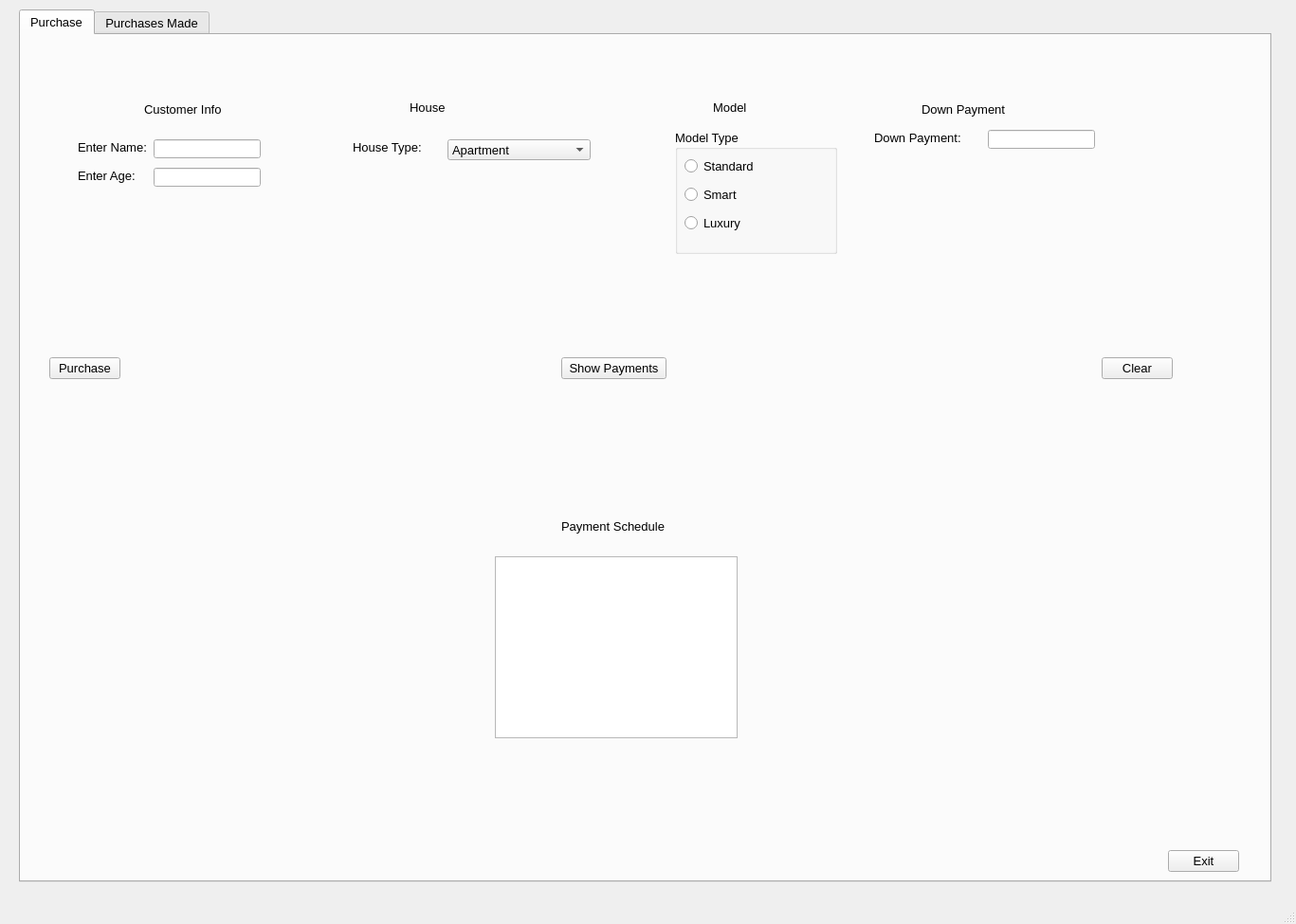
<?xml version="1.0" encoding="UTF-8"?>
<ui version="4.0">
 <class>homePurchaseApplication</class>
 <widget class="QMainWindow" name="homePurchaseApplication">
  <property name="geometry">
   <rect>
    <x>0</x>
    <y>0</y>
    <width>1367</width>
    <height>975</height>
   </rect>
  </property>
  <property name="font">
   <font>
    <family>Arial</family>
    <pointsize>10</pointsize>
   </font>
  </property>
  <property name="windowTitle">
   <string>Home Purchase</string>
  </property>
  <widget class="QWidget" name="centralwidget">
   <widget class="QTabWidget" name="tbHomePurchaseApplication">
    <property name="geometry">
     <rect>
      <x>20</x>
      <y>10</y>
      <width>1321</width>
      <height>921</height>
     </rect>
    </property>
    <property name="currentIndex">
     <number>0</number>
    </property>
    <widget class="QWidget" name="tbPurchase">
     <attribute name="title">
      <string>Purchase</string>
     </attribute>
     <widget class="QLabel" name="lblCustomerName">
      <property name="geometry">
       <rect>
        <x>60</x>
        <y>110</y>
        <width>91</width>
        <height>16</height>
       </rect>
      </property>
      <property name="text">
       <string>Enter Name:</string>
      </property>
     </widget>
     <widget class="QLineEdit" name="txtCustomerName">
      <property name="geometry">
       <rect>
        <x>140</x>
        <y>110</y>
        <width>113</width>
        <height>20</height>
       </rect>
      </property>
     </widget>
     <widget class="QLabel" name="lblCustomerAge">
      <property name="geometry">
       <rect>
        <x>60</x>
        <y>140</y>
        <width>71</width>
        <height>16</height>
       </rect>
      </property>
      <property name="text">
       <string>Enter Age:</string>
      </property>
     </widget>
     <widget class="QLabel" name="lblCustomerInfo">
      <property name="geometry">
       <rect>
        <x>130</x>
        <y>70</y>
        <width>91</width>
        <height>16</height>
       </rect>
      </property>
      <property name="text">
       <string>Customer Info</string>
      </property>
     </widget>
     <widget class="QLineEdit" name="txtCustomerAge">
      <property name="geometry">
       <rect>
        <x>140</x>
        <y>140</y>
        <width>113</width>
        <height>20</height>
       </rect>
      </property>
     </widget>
     <widget class="QLabel" name="lblHouse">
      <property name="geometry">
       <rect>
        <x>410</x>
        <y>70</y>
        <width>47</width>
        <height>13</height>
       </rect>
      </property>
      <property name="text">
       <string>House</string>
      </property>
     </widget>
     <widget class="QComboBox" name="cmbHouseType">
      <property name="geometry">
       <rect>
        <x>450</x>
        <y>110</y>
        <width>151</width>
        <height>22</height>
       </rect>
      </property>
      <item>
       <property name="text">
        <string>Apartment</string>
       </property>
      </item>
      <item>
       <property name="text">
        <string>TownHouse</string>
       </property>
      </item>
      <item>
       <property name="text">
        <string>Single-Family Home</string>
       </property>
      </item>
      <item>
       <property name="text">
        <string>Luxury Villa</string>
       </property>
      </item>
     </widget>
     <widget class="QLabel" name="lblHouseType">
      <property name="geometry">
       <rect>
        <x>350</x>
        <y>110</y>
        <width>81</width>
        <height>16</height>
       </rect>
      </property>
      <property name="text">
       <string>House Type:</string>
      </property>
     </widget>
     <widget class="QLabel" name="lblModel">
      <property name="geometry">
       <rect>
        <x>730</x>
        <y>70</y>
        <width>47</width>
        <height>13</height>
       </rect>
      </property>
      <property name="text">
       <string>Model</string>
      </property>
     </widget>
     <widget class="QGroupBox" name="grpModelType">
      <property name="geometry">
       <rect>
        <x>690</x>
        <y>100</y>
        <width>171</width>
        <height>131</height>
       </rect>
      </property>
      <property name="title">
       <string>Model Type</string>
      </property>
      <widget class="QRadioButton" name="rdbStandard">
       <property name="geometry">
        <rect>
         <x>10</x>
         <y>30</y>
         <width>82</width>
         <height>17</height>
        </rect>
       </property>
       <property name="text">
        <string>Standard</string>
       </property>
      </widget>
      <widget class="QRadioButton" name="rdbSmart">
       <property name="geometry">
        <rect>
         <x>10</x>
         <y>60</y>
         <width>82</width>
         <height>17</height>
        </rect>
       </property>
       <property name="text">
        <string>Smart</string>
       </property>
      </widget>
      <widget class="QRadioButton" name="rdbLuxury">
       <property name="geometry">
        <rect>
         <x>10</x>
         <y>90</y>
         <width>82</width>
         <height>17</height>
        </rect>
       </property>
       <property name="text">
        <string>Luxury</string>
       </property>
      </widget>
     </widget>
     <widget class="QLabel" name="lblDownPaymentHeader">
      <property name="geometry">
       <rect>
        <x>950</x>
        <y>70</y>
        <width>101</width>
        <height>16</height>
       </rect>
      </property>
      <property name="text">
       <string>Down Payment</string>
      </property>
     </widget>
     <widget class="QLabel" name="lblDownPayment">
      <property name="geometry">
       <rect>
        <x>900</x>
        <y>100</y>
        <width>101</width>
        <height>16</height>
       </rect>
      </property>
      <property name="text">
       <string>Down Payment:</string>
      </property>
     </widget>
     <widget class="QLineEdit" name="txtDownPayment">
      <property name="geometry">
       <rect>
        <x>1020</x>
        <y>100</y>
        <width>113</width>
        <height>20</height>
       </rect>
      </property>
     </widget>
     <widget class="QPushButton" name="btnPurchase">
      <property name="geometry">
       <rect>
        <x>30</x>
        <y>340</y>
        <width>75</width>
        <height>23</height>
       </rect>
      </property>
      <property name="text">
       <string>Purchase</string>
      </property>
     </widget>
     <widget class="QPushButton" name="btnShowPayments">
      <property name="geometry">
       <rect>
        <x>570</x>
        <y>340</y>
        <width>111</width>
        <height>23</height>
       </rect>
      </property>
      <property name="text">
       <string>Show Payments</string>
      </property>
     </widget>
     <widget class="QPushButton" name="btnClear">
      <property name="geometry">
       <rect>
        <x>1140</x>
        <y>340</y>
        <width>75</width>
        <height>23</height>
       </rect>
      </property>
      <property name="text">
       <string>Clear</string>
      </property>
     </widget>
     <widget class="QPushButton" name="btnExit">
      <property name="geometry">
       <rect>
        <x>1210</x>
        <y>860</y>
        <width>75</width>
        <height>23</height>
       </rect>
      </property>
      <property name="text">
       <string>Exit</string>
      </property>
     </widget>
     <widget class="QLabel" name="lblPayments">
      <property name="geometry">
       <rect>
        <x>570</x>
        <y>510</y>
        <width>121</width>
        <height>16</height>
       </rect>
      </property>
      <property name="text">
       <string>Payment Schedule</string>
      </property>
     </widget>
     <widget class="QListWidget" name="lstPayments">
      <property name="geometry">
       <rect>
        <x>500</x>
        <y>550</y>
        <width>256</width>
        <height>192</height>
       </rect>
      </property>
     </widget>
    </widget>
    <widget class="QWidget" name="tbPurchasesMade">
     <attribute name="title">
      <string>Purchases Made</string>
     </attribute>
     <widget class="QLabel" name="lblPurchasesMade">
      <property name="geometry">
       <rect>
        <x>610</x>
        <y>80</y>
        <width>111</width>
        <height>16</height>
       </rect>
      </property>
      <property name="text">
       <string>Purchases Made</string>
      </property>
     </widget>
     <widget class="QListWidget" name="lstPurchasesMade">
      <property name="geometry">
       <rect>
        <x>540</x>
        <y>130</y>
        <width>256</width>
        <height>192</height>
       </rect>
      </property>
     </widget>
    </widget>
   </widget>
  </widget>
  <widget class="QMenuBar" name="menubar">
   <property name="geometry">
    <rect>
     <x>0</x>
     <y>0</y>
     <width>1367</width>
     <height>22</height>
    </rect>
   </property>
  </widget>
  <widget class="QStatusBar" name="statusbar"/>
 </widget>
 <resources/>
 <connections/>
</ui>
